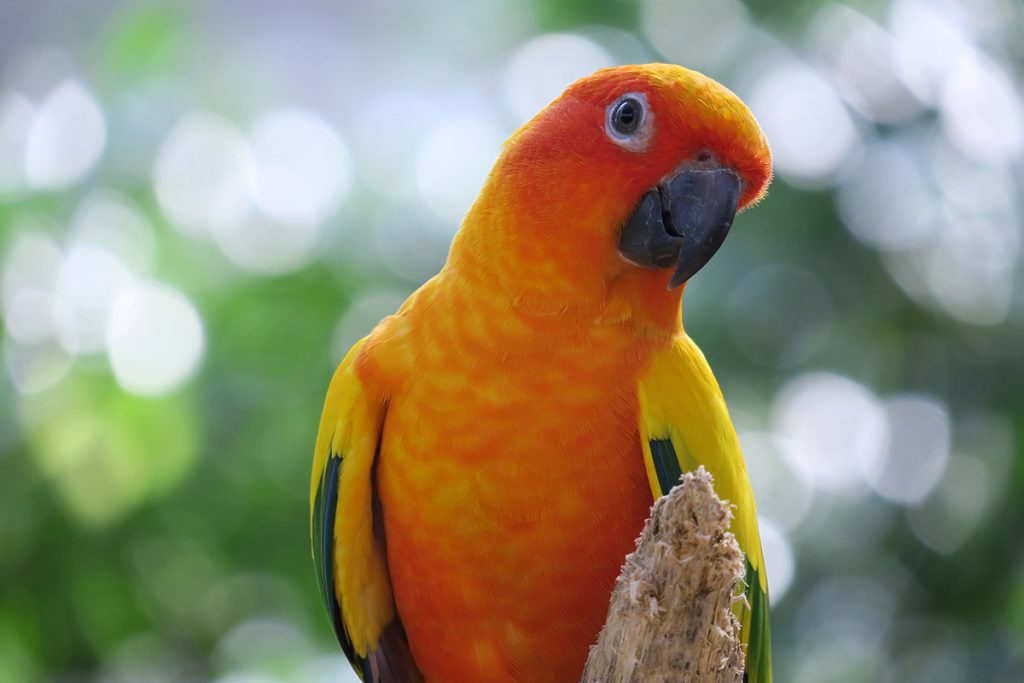
//> input picture test_data/parrot.jpg, 1024 x 683 px
$ ./main   (built with g++ and OpenCV 4)
//> lines starting //> are read from the running program, lines starting //| are printed output that depends on the picture
#include <opencv2/opencv.hpp>
#include <vector>

// [79 lines left out: function grayAndColorHist, not called in this run]

int main()
{
	// READ RGB color image and convert it to Lab
	cv::Mat bgr_image = cv::imread("C:/Admin/Programming/C++/OpenCV/data/test_data/parrot.jpg");
//> bgr_image is the input picture: 683 rows x 1024 cols, CV_8UC3; mean B, G, R 113.6, 139.6, 144.2
	cv::Mat lab_image;
	cv::cvtColor(bgr_image, lab_image, CV_BGR2Lab);
//> lab_image: 683 rows x 1024 cols, CV_8UC3; mean of channels 0, 1, 2 148.7, 127.9, 143.6

	// Extract the L channel
	std::vector<cv::Mat> lab_planes(3);
	cv::split(lab_image, lab_planes); // now we have the L image in lab_planes[0]
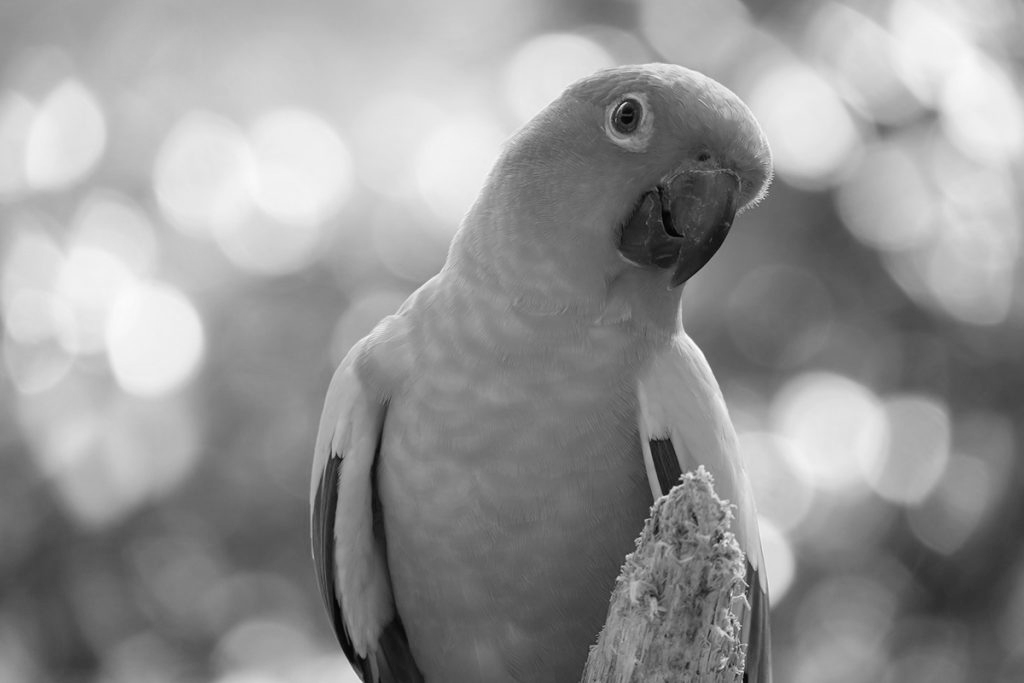
//> lab_planes[0]: 683 rows x 1024 cols, CV_8UC1; min 0, max 252, mean 148.7
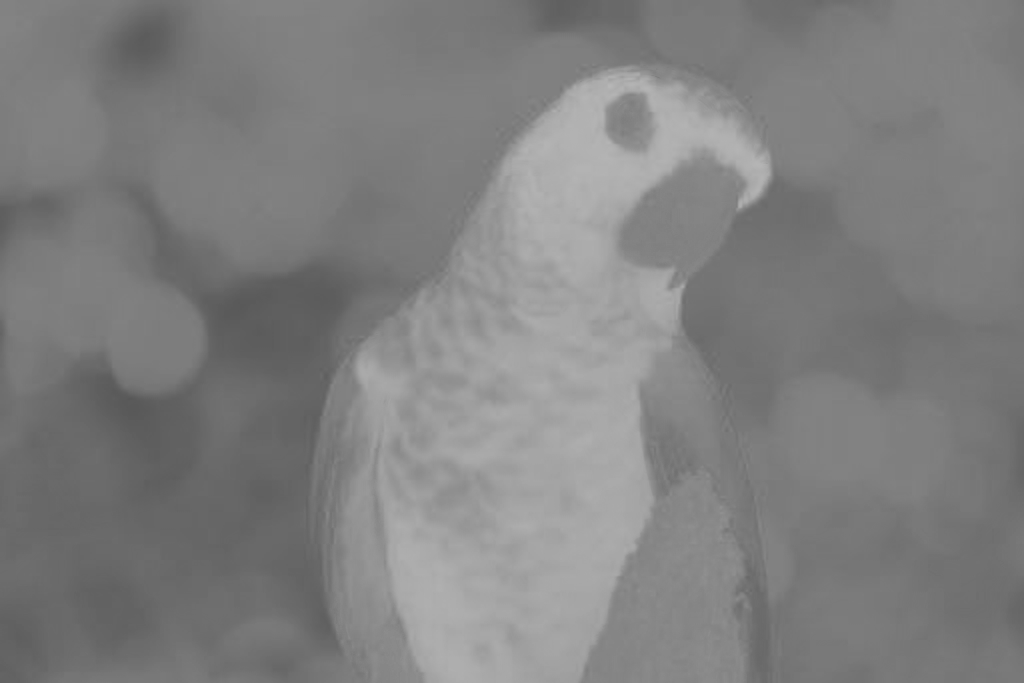
//> lab_planes[1]: 683 rows x 1024 cols, CV_8UC1; min 87, max 183, mean 127.9
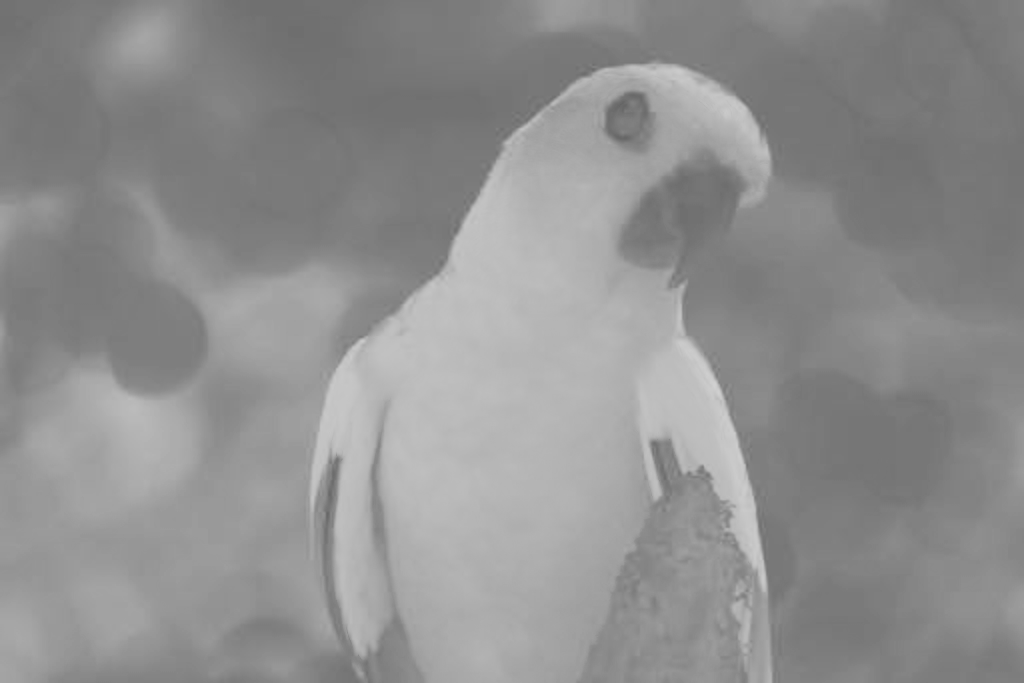
//> lab_planes[2]: 683 rows x 1024 cols, CV_8UC1; min 100, max 209, mean 143.6

	// apply the CLAHE algorithm to the L channel
	cv::Ptr<cv::CLAHE> clahe = cv::createCLAHE();
	clahe->setClipLimit(4);
	cv::Mat dst;
	clahe->apply(lab_planes[0], dst);
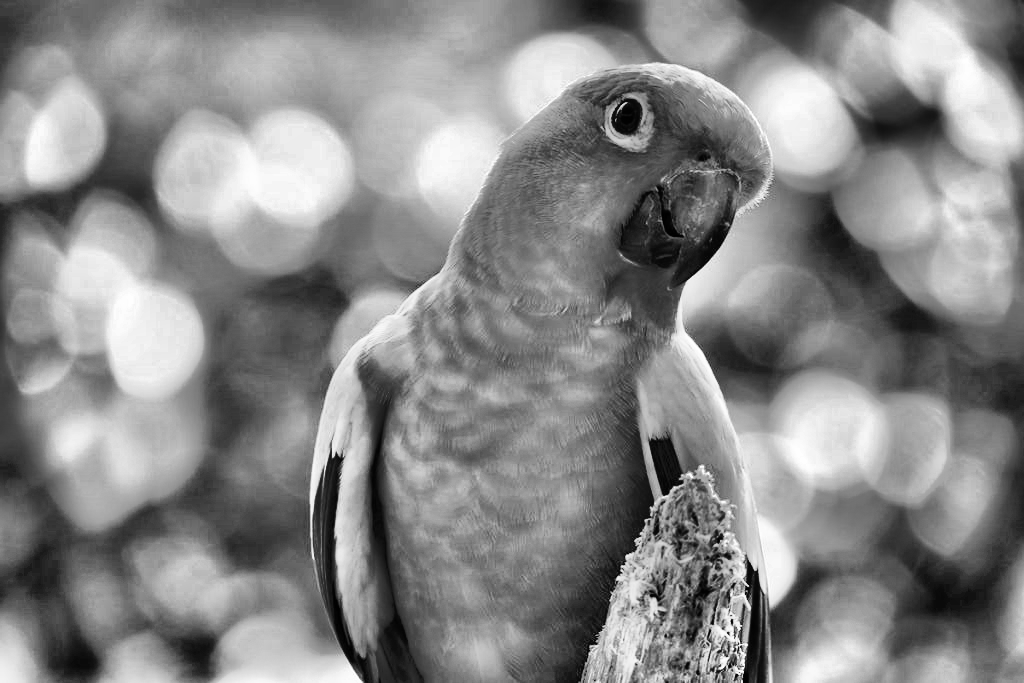
//> dst: 683 rows x 1024 cols, CV_8UC1; min 0, max 255, mean 136.3

	// Merge the the color planes back into an Lab image
	dst.copyTo(lab_planes[0]);
	cv::merge(lab_planes, lab_image);
//> lab_image: 683 rows x 1024 cols, CV_8UC3; mean of channels 0, 1, 2 136.3, 127.9, 143.6

	// convert back to RGB
	cv::Mat image_clahe;
	cv::cvtColor(lab_image, image_clahe, CV_Lab2BGR);
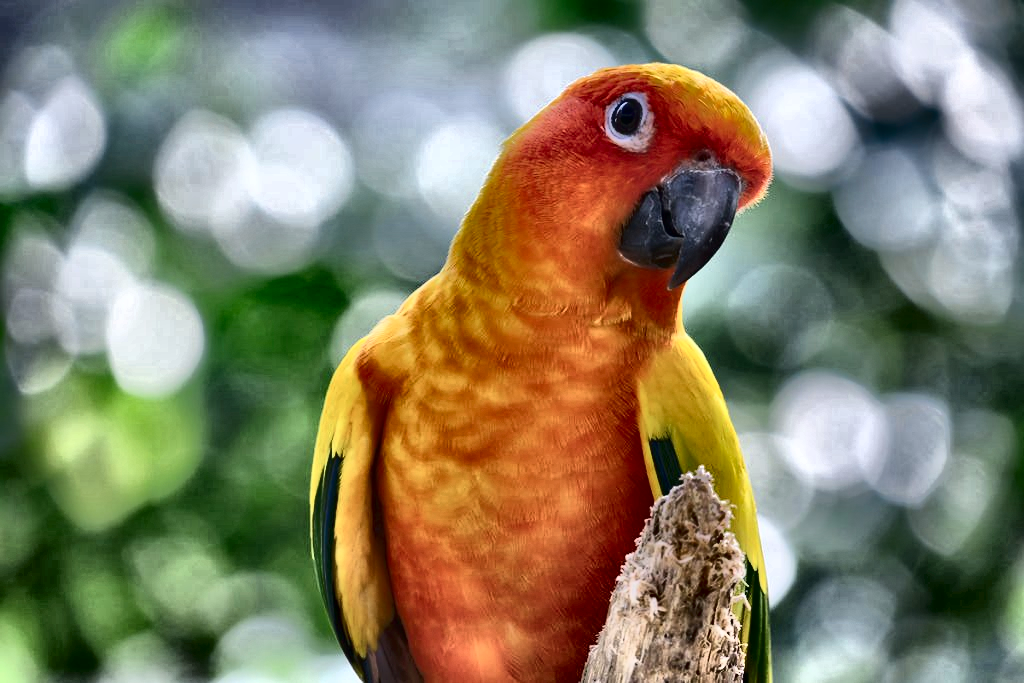
//> image_clahe: 683 rows x 1024 cols, CV_8UC3; mean B, G, R 102.6, 127.3, 132.4

	// display the results (you might also want to see lab_planes[0] before and after).
	cv::imshow("image original", bgr_image);
	cv::imshow("image CLAHE", image_clahe);
	cv::waitKey();
	cv::destroyAllWindows();

	return 0;
}
